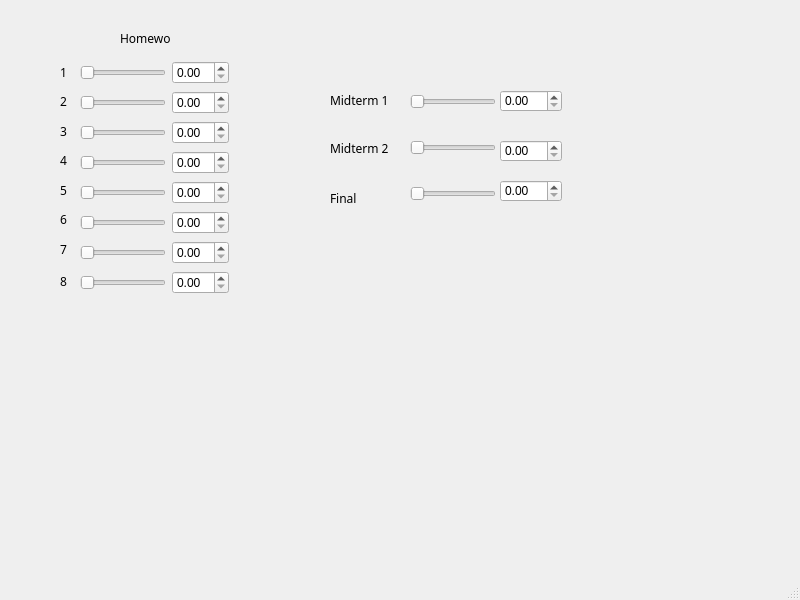
<?xml version="1.0" encoding="UTF-8"?>
<ui version="4.0">
 <class>GradeCalculator</class>
 <widget class="QMainWindow" name="GradeCalculator">
  <property name="geometry">
   <rect>
    <x>0</x>
    <y>0</y>
    <width>800</width>
    <height>600</height>
   </rect>
  </property>
  <property name="windowTitle">
   <string>GradeCalculator</string>
  </property>
  <property name="autoFillBackground">
   <bool>true</bool>
  </property>
  <widget class="QWidget" name="centralwidget">
   <widget class="QLabel" name="label">
    <property name="geometry">
     <rect>
      <x>120</x>
      <y>30</y>
      <width>51</width>
      <height>16</height>
     </rect>
    </property>
    <property name="font">
     <font>
      <family>SimSun-ExtB</family>
     </font>
    </property>
    <property name="text">
     <string>Homework</string>
    </property>
   </widget>
   <widget class="QLabel" name="label_2">
    <property name="geometry">
     <rect>
      <x>330</x>
      <y>90</y>
      <width>61</width>
      <height>20</height>
     </rect>
    </property>
    <property name="font">
     <font>
      <family>SimSun-ExtB</family>
     </font>
    </property>
    <property name="text">
     <string>Midterm 1</string>
    </property>
   </widget>
   <widget class="QLabel" name="label_3">
    <property name="geometry">
     <rect>
      <x>330</x>
      <y>140</y>
      <width>61</width>
      <height>16</height>
     </rect>
    </property>
    <property name="font">
     <font>
      <family>SimSun-ExtB</family>
     </font>
    </property>
    <property name="text">
     <string>Midterm 2</string>
    </property>
   </widget>
   <widget class="QDoubleSpinBox" name="doubleSpinBox">
    <property name="geometry">
     <rect>
      <x>500</x>
      <y>90</y>
      <width>62</width>
      <height>22</height>
     </rect>
    </property>
   </widget>
   <widget class="QDoubleSpinBox" name="doubleSpinBox_2">
    <property name="geometry">
     <rect>
      <x>500</x>
      <y>140</y>
      <width>62</width>
      <height>22</height>
     </rect>
    </property>
   </widget>
   <widget class="QDoubleSpinBox" name="doubleSpinBox_3">
    <property name="geometry">
     <rect>
      <x>500</x>
      <y>180</y>
      <width>62</width>
      <height>22</height>
     </rect>
    </property>
   </widget>
   <widget class="QLabel" name="label_12">
    <property name="geometry">
     <rect>
      <x>60</x>
      <y>270</y>
      <width>19</width>
      <height>23</height>
     </rect>
    </property>
    <property name="font">
     <font>
      <family>SimSun-ExtB</family>
     </font>
    </property>
    <property name="text">
     <string>8</string>
    </property>
   </widget>
   <widget class="QWidget" name="">
    <property name="geometry">
     <rect>
      <x>410</x>
      <y>69</y>
      <width>86</width>
      <height>158</height>
     </rect>
    </property>
    <layout class="QVBoxLayout" name="verticalLayout">
     <item>
      <widget class="QSlider" name="horizontalSlider_9">
       <property name="orientation">
        <enum>Qt::Horizontal</enum>
       </property>
      </widget>
     </item>
     <item>
      <widget class="QSlider" name="horizontalSlider_10">
       <property name="orientation">
        <enum>Qt::Horizontal</enum>
       </property>
      </widget>
     </item>
     <item>
      <widget class="QSlider" name="horizontalSlider_11">
       <property name="orientation">
        <enum>Qt::Horizontal</enum>
       </property>
      </widget>
     </item>
    </layout>
   </widget>
   <widget class="QLabel" name="label_4">
    <property name="geometry">
     <rect>
      <x>330</x>
      <y>190</y>
      <width>51</width>
      <height>16</height>
     </rect>
    </property>
    <property name="font">
     <font>
      <family>SimSun-ExtB</family>
     </font>
    </property>
    <property name="text">
     <string>Final</string>
    </property>
   </widget>
   <widget class="QWidget" name="">
    <property name="geometry">
     <rect>
      <x>80</x>
      <y>60</y>
      <width>149</width>
      <height>236</height>
     </rect>
    </property>
    <layout class="QVBoxLayout" name="verticalLayout_2">
     <item>
      <layout class="QHBoxLayout" name="horizontalLayout">
       <item>
        <widget class="QSlider" name="horizontalSlider">
         <property name="orientation">
          <enum>Qt::Horizontal</enum>
         </property>
        </widget>
       </item>
       <item>
        <widget class="QDoubleSpinBox" name="doubleSpinBox_4"/>
       </item>
      </layout>
     </item>
     <item>
      <layout class="QHBoxLayout" name="horizontalLayout_2">
       <item>
        <widget class="QSlider" name="horizontalSlider_2">
         <property name="orientation">
          <enum>Qt::Horizontal</enum>
         </property>
        </widget>
       </item>
       <item>
        <widget class="QDoubleSpinBox" name="doubleSpinBox_5"/>
       </item>
      </layout>
     </item>
     <item>
      <layout class="QHBoxLayout" name="horizontalLayout_3">
       <item>
        <widget class="QSlider" name="horizontalSlider_3">
         <property name="orientation">
          <enum>Qt::Horizontal</enum>
         </property>
        </widget>
       </item>
       <item>
        <widget class="QDoubleSpinBox" name="doubleSpinBox_6"/>
       </item>
      </layout>
     </item>
     <item>
      <layout class="QHBoxLayout" name="horizontalLayout_4">
       <item>
        <widget class="QSlider" name="horizontalSlider_4">
         <property name="orientation">
          <enum>Qt::Horizontal</enum>
         </property>
        </widget>
       </item>
       <item>
        <widget class="QDoubleSpinBox" name="doubleSpinBox_7"/>
       </item>
      </layout>
     </item>
     <item>
      <layout class="QHBoxLayout" name="horizontalLayout_5">
       <item>
        <widget class="QSlider" name="horizontalSlider_5">
         <property name="orientation">
          <enum>Qt::Horizontal</enum>
         </property>
        </widget>
       </item>
       <item>
        <widget class="QDoubleSpinBox" name="doubleSpinBox_8"/>
       </item>
      </layout>
     </item>
     <item>
      <layout class="QHBoxLayout" name="horizontalLayout_6">
       <item>
        <widget class="QSlider" name="horizontalSlider_6">
         <property name="orientation">
          <enum>Qt::Horizontal</enum>
         </property>
        </widget>
       </item>
       <item>
        <widget class="QDoubleSpinBox" name="doubleSpinBox_9"/>
       </item>
      </layout>
     </item>
     <item>
      <layout class="QHBoxLayout" name="horizontalLayout_7">
       <item>
        <widget class="QSlider" name="horizontalSlider_7">
         <property name="orientation">
          <enum>Qt::Horizontal</enum>
         </property>
        </widget>
       </item>
       <item>
        <widget class="QDoubleSpinBox" name="doubleSpinBox_10"/>
       </item>
      </layout>
     </item>
     <item>
      <layout class="QHBoxLayout" name="horizontalLayout_8">
       <item>
        <widget class="QSlider" name="horizontalSlider_8">
         <property name="orientation">
          <enum>Qt::Horizontal</enum>
         </property>
        </widget>
       </item>
       <item>
        <widget class="QDoubleSpinBox" name="doubleSpinBox_11"/>
       </item>
      </layout>
     </item>
    </layout>
   </widget>
   <widget class="QWidget" name="">
    <property name="geometry">
     <rect>
      <x>60</x>
      <y>60</y>
      <width>21</width>
      <height>201</height>
     </rect>
    </property>
    <layout class="QVBoxLayout" name="verticalLayout_3">
     <item>
      <widget class="QLabel" name="label_5">
       <property name="font">
        <font>
         <family>SimSun-ExtB</family>
        </font>
       </property>
       <property name="text">
        <string>1</string>
       </property>
      </widget>
     </item>
     <item>
      <widget class="QLabel" name="label_6">
       <property name="font">
        <font>
         <family>SimSun-ExtB</family>
        </font>
       </property>
       <property name="text">
        <string>2</string>
       </property>
      </widget>
     </item>
     <item>
      <widget class="QLabel" name="label_7">
       <property name="font">
        <font>
         <family>SimSun-ExtB</family>
        </font>
       </property>
       <property name="text">
        <string>3</string>
       </property>
      </widget>
     </item>
     <item>
      <widget class="QLabel" name="label_8">
       <property name="font">
        <font>
         <family>SimSun-ExtB</family>
        </font>
       </property>
       <property name="text">
        <string>4</string>
       </property>
      </widget>
     </item>
     <item>
      <widget class="QLabel" name="label_9">
       <property name="font">
        <font>
         <family>SimSun-ExtB</family>
        </font>
       </property>
       <property name="text">
        <string>5</string>
       </property>
      </widget>
     </item>
     <item>
      <widget class="QLabel" name="label_10">
       <property name="font">
        <font>
         <family>SimSun-ExtB</family>
        </font>
       </property>
       <property name="text">
        <string>6</string>
       </property>
      </widget>
     </item>
     <item>
      <widget class="QLabel" name="label_11">
       <property name="font">
        <font>
         <family>SimSun-ExtB</family>
        </font>
       </property>
       <property name="text">
        <string>7</string>
       </property>
      </widget>
     </item>
    </layout>
   </widget>
  </widget>
  <widget class="QMenuBar" name="menubar">
   <property name="geometry">
    <rect>
     <x>0</x>
     <y>0</y>
     <width>800</width>
     <height>21</height>
    </rect>
   </property>
  </widget>
  <widget class="QStatusBar" name="statusbar"/>
 </widget>
 <resources/>
 <connections/>
</ui>
